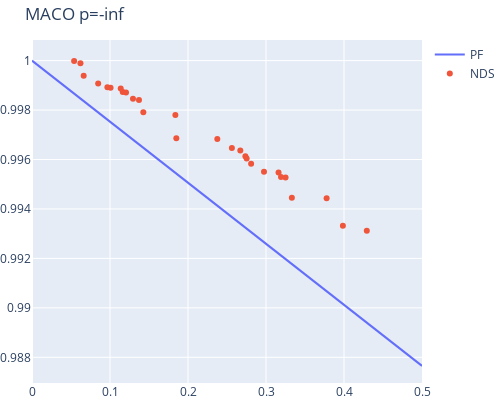
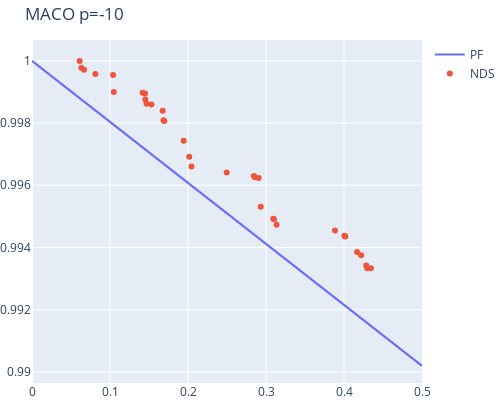
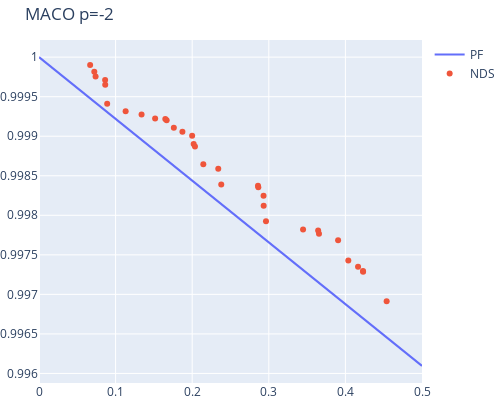

The notebook cell saved with these charts, in order:
### Markdown cell above
# p-norm variation

### Code cell
import numpy as np
from moo.maco import MACO
from helper import run_test, plot_2d_front

problem=MACO(n_var=10, p=-np.inf)
res = run_test(problem)
plot_2d_front(res, problem, "MACO p=-inf")

problem=MACO(n_var=10, p=-10)
res = run_test(problem)
plot_2d_front(res, problem, "MACO p=-10")

problem=MACO(n_var=10, p=-2)
res = run_test(problem)
plot_2d_front(res, problem, "MACO p=-2")
